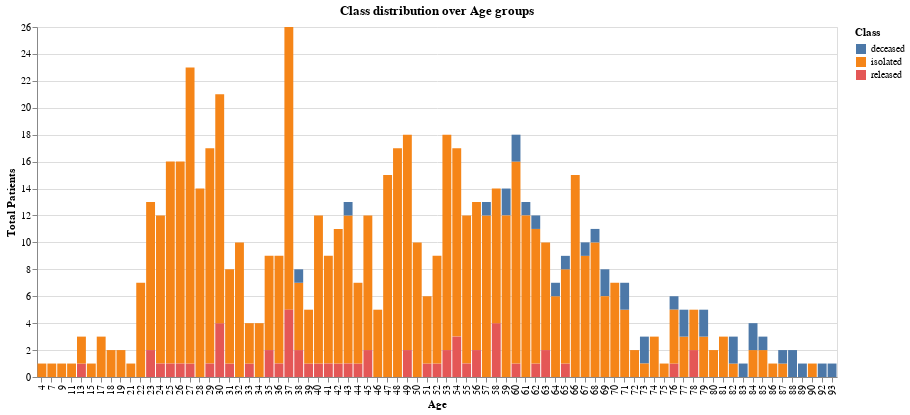

Notebook cell for this chart:
### Code cell
alt.Chart(patient_info_data[patient_info_data['age'] != '1987']).mark_bar().encode(
    x = alt.X('age:N',axis = alt.Axis(title = 'Age')),
    y = alt.Y('count():Q',axis = alt.Axis(title = 'Total Patients')),
    color = alt.Color('state:N',legend=alt.Legend(title = 'Class'))
).properties(
    width = 800,
    height = 350,
    title = 'Class distribution over Age groups'
)

### Figure 1 — Vega-Lite specification as saved in the notebook (floating-point values rounded to 4 significant figures; data arrays with more than 128 entries replaced by an {"elided": "..."} marker saying what was removed)
{"config": {"view": {"continuousWidth": 400, "continuousHeight": 300}}, "data": {"name": "data-5841b35faedf2d2792286dd6f436ff6c"}, "mark": "bar", "encoding": {"color": {"field": "state", "legend": {"title": "Class"}, "type": "nominal"}, "x": {"axis": {"title": "Age"}, "field": "age", "type": "nominal"}, "y": {"aggregate": "count", "axis": {"title": "Total Patients"}, "type": "quantitative"}}, "height": 350, "title": "Class distribution over Age groups", "width": 800, "$schema": "https://vega.github.io/schema/vega-lite/v4.17.0.json", "datasets": {"data-5841b35faedf2d2792286dd6f436ff6c": {"elided": "665 records"}}}
